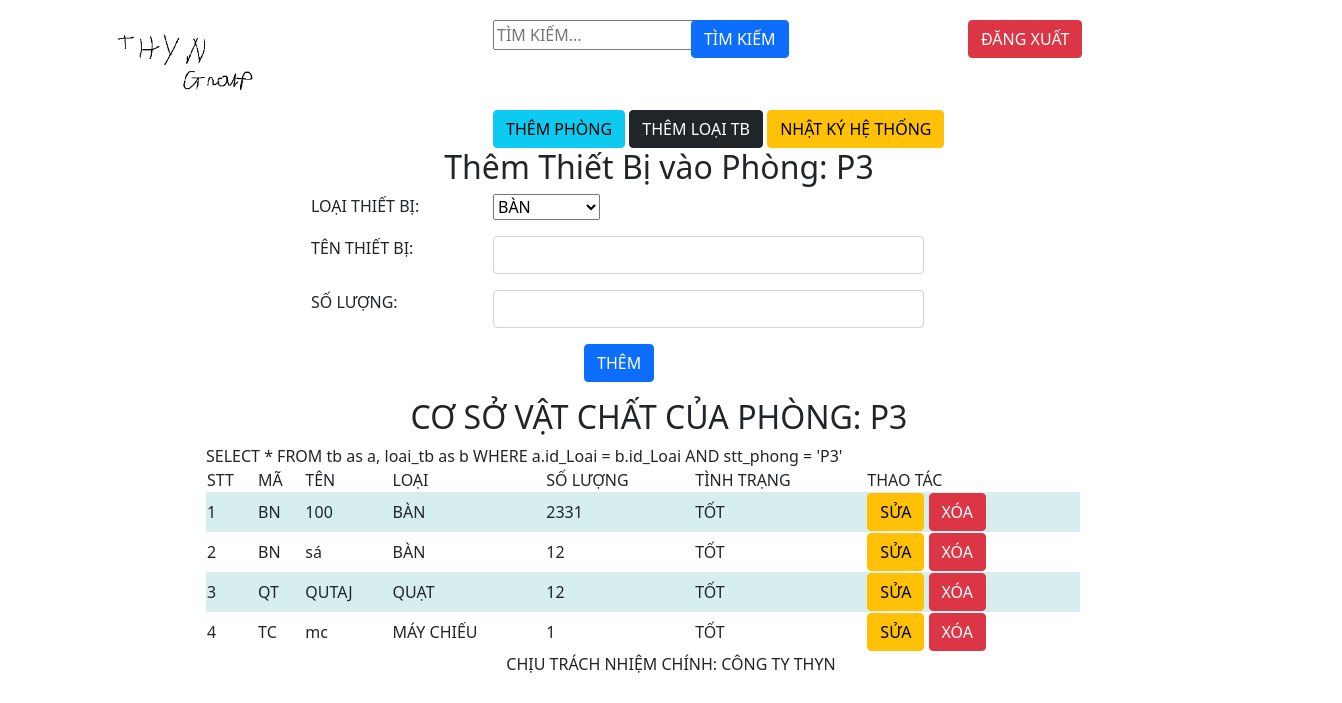
The app's page /index.php?quanly=chitiet&stt_phong=P3 (signed in) with its own data.
### tables this page shows
CREATE TABLE `tb` (
  `id_tb` int(11) NOT NULL,
  `stt_phong` varchar(10) NOT NULL,
  `id_Loai` varchar(10) NOT NULL,
  `ten_tb` varchar(100) NOT NULL,
  `sl` int(11) NOT NULL,
  `sl_hu` int(11) NOT NULL
);

CREATE TABLE `loai_tb` (
  `id_Loai` varchar(10) NOT NULL,
  `tenloai_tb` varchar(100) NOT NULL
);

### src/pages/modules/chitietphong.php (the view, shortened to what this page needs)
<?php
    $stt_phong = $_GET['stt_phong'];
?>
<?php
    if($_SESSION['admin'] == 1){
?>
<h2>Thêm Thiết Bị vào Phòng: <?php echo $stt_phong ?></h2>
<div class="row offset-2">
    <form method="POST" id="themchitiet">
    <div class="form-group row mb-3">
        <label class="col-2">LOẠI THIẾT BỊ:</label>
        <div class="col">
        <select name="ten_loai">
            <?php
                $sql_l = "SELECT * FROM loai_tb";
                $query_l = mysqli_query($mysqli, $sql_l);
                while($row_l = mysqli_fetch_array($query_l)){
            ?>
            <option><?php echo $row_l['tenloai_tb'] ?></option>
            <?php
                }
            ?>
        </select>
    </div>
    </div>
    <div class="form-group row mb-3">
        <label for="ten" class="col-2">TÊN THIẾT BỊ: </label>
        <div class="col-5">
            <input id="ten" class="form-control" type="text" name="ten">
        </div>
    </div>
    <div class="form-group row mb-3">
        <label for="sl" class="col-2">SỐ LƯỢNG: </label>
        <div class="col-5">
            <input id="sl" class="form-control" type="text" name="sl">
        </div>
    </div>
    <div class="form-group row">
        <div class="col offset-3">
            <button class="btn btn-primary" type="submit">THÊM</button>
        </div>
    </div>
    </form>
</div>
<?php
    }
?>
<h2>CƠ SỞ VẬT CHẤT CỦA PHÒNG: <?php echo $stt_phong ?></h2>
<div class="row offset-1">
    <table>
            <tr>
                <td>STT</td>
                <td>MÃ</td>
                <td>TÊN</td>
                <td>LOẠI</td>
                <td>SỐ LƯỢNG</td>
                <td>TÌNH TRẠNG</td>
                <?php
                    if($_SESSION['admin'] == 1){
                ?>
                <td>THAO TÁC</td>
                <?php
                    }
                ?>
            </tr>
            <?php
                $sql_csvc = "SELECT * FROM tb as a, loai_tb as b
                WHERE a.id_Loai = b.id_Loai AND stt_phong = '".$stt_phong."'";
                $query_csvc = mysqli_query($mysqli, $sql_csvc);
                $i = 0;
                while($row = mysqli_fetch_array($query_csvc)){
                    $i ++;
            ?>
            <tr>
                <td><?php echo $i ?></td>
                <td><?php echo $row['id_Loai'] ?></td>
                <td><?php echo $row['ten_tb'] ?></td>
                <td><?php echo $row['tenloai_tb'] ?></td>
                <td><?php echo $row['sl'] ?></td>
                <td><?php if ($row['sl_hu'] == 0) echo "TỐT"; else echo "Hư Hỏng: ".$row['sl_hu'] ?></td>
                <?php
                    if($_SESSION['admin'] == 1){
                ?>
                <td>
                    <a href="index.php?quanly=suachitiet&stt_phong=<?php echo $stt_phong ?>&id_tb=<?php echo $row['id_tb'] ?>" class="btn btn-warning" type="button">SỬA</a>
                    <a href="index.php?quanly=suachitiet&stt_phong=<?php echo $stt_phong ?>&id_tb=<?php echo $row['id_tb'] ?>&xoa=1"
                    class="btn btn-danger" type="button">XÓA</a>
                </td>
                <?php } ?>
            </tr>
            <?php
                }
            ?>
    </table>
</div>

### src/css/style.css (style rules this page uses)
a { text-decoration: none; }
h2 { text-align: center; }
.row table { width: 80%; }
tr:nth-child(even) { background-color: #D6EEEE; }

### records on screen
tb: id_Loai.id_Loai "BN", ten_tb "100", id_Loai.tenloai_tb "BÀN", sl "2331", sl_hu "TỐT"
tb: id_Loai.id_Loai "BN", ten_tb "sá", id_Loai.tenloai_tb "BÀN", sl "12", sl_hu "TỐT"
tb: id_Loai.id_Loai "QT", ten_tb "QUTAJ", id_Loai.tenloai_tb "QUẠT", sl "12", sl_hu "TỐT"
tb: id_Loai.id_Loai "TC", ten_tb "mc", id_Loai.tenloai_tb "MÁY CHIẾU", sl "1", sl_hu "TỐT"

### other values on screen
$stt_phong "P3"
form field ten_loai "BÀN"
